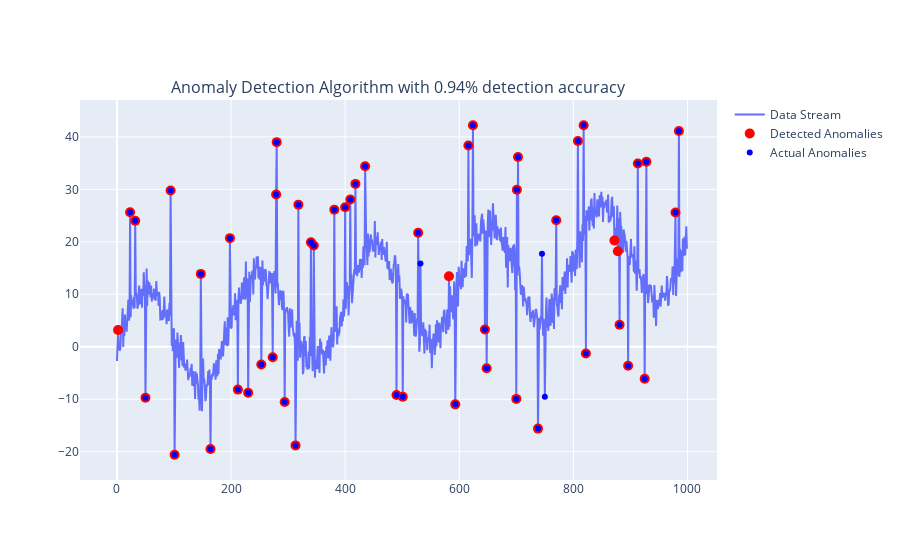

Source (notebook cell):
### Markdown cell above
## Running the algorithm

### Code cell
# Main execution with fixed parameters
def main():
    # Generate the data stream with anomalies
    data_stream, actual_anomalies = simulate_data_stream_with_anomalies(data_length, seasonal_amplitude, noise_level, drift_rate, anomaly_percentage)
    
    # Run the anomaly detection model using the fixed parameters
    anomalies_detected = ewma_z_score_anomaly_detection(data_stream)

    # Print performance score
    anomaly_score = print_performance_score(anomalies_detected, actual_anomalies)
    
    # Run real-time visualization, displaying up to 500 points for demonstration
    plot_real_time_full_history(data_stream[:1000], anomalies_detected[:1000], actual_anomalies, run_number=anomaly_score)

# Execute the main function
main()

### Figure 1 — Plotly figure (JSON) as saved in the notebook; plotly's stock layout.template omitted (floating-point values rounded to 4 significant figures; data arrays with more than 128 entries replaced by an {"elided": "..."} marker saying what was removed)
{"data": [{"mode": "lines", "name": "Data Stream", "type": "scatter", "x": {"elided": "1000 int values"}, "y": {"elided": "1000 float values"}}, {"marker": {"color": "red", "size": 10, "symbol": "circle"}, "mode": "markers", "name": "Detected Anomalies", "type": "scatter", "x": [2, 23, 32, 50, 94, 101, 147, 164, 198, 212, 230, 253, 273, 279, 280, 294, 313, 318, 340, 345, 381, 400, 409, 418, 435, 490, 501, 528, 582, 593, 616, 624, 645, 648, 700, 701, 703, 738, 770, 808, 818, 822, 872, 878, 881, 896, 913, 925, 928, 979, 985], "y": [3.21, 25.63, 24.02, -9.716, 29.76, -20.58, 13.89, -19.48, 20.7, -8.164, -8.75, -3.381, -2.006, 29.02, 38.99, -10.51, -18.8, 27.08, 19.9, 19.31, 26.13, 26.59, 28.06, 31.03, 34.39, -9.194, -9.531, 21.73, 13.44, -10.98, 38.36, 42.21, 3.279, -4.078, -9.931, 29.92, 36.15, -15.59, 24.1, 39.23, 42.2, -1.282, 20.26, 18.21, 4.208, -3.61, 34.91, -6.089, 35.25, 25.58, 41.13]}, {"marker": {"color": "blue", "size": 6}, "mode": "markers", "name": "Actual Anomalies", "type": "scatter", "x": [23, 32, 50, 94, 101, 147, 164, 198, 212, 230, 253, 273, 279, 280, 294, 313, 318, 340, 345, 381, 400, 409, 418, 435, 490, 501, 528, 532, 593, 616, 624, 645, 648, 700, 701, 703, 738, 745, 750, 770, 808, 818, 822, 881, 896, 913, 925, 928, 979, 985], "y": [25.63, 24.02, -9.716, 29.76, -20.58, 13.89, -19.48, 20.7, -8.164, -8.75, -3.381, -2.006, 29.02, 38.99, -10.51, -18.8, 27.08, 19.9, 19.31, 26.13, 26.59, 28.06, 31.03, 34.39, -9.194, -9.531, 21.73, 15.86, -10.98, 38.36, 42.21, 3.279, -4.078, -9.931, 29.92, 36.15, -15.59, 17.71, -9.504, 24.1, 39.23, 42.2, -1.282, 4.208, -3.61, 34.91, -6.089, 35.25, 25.58, 41.13]}], "layout": {"annotations": [{"font": {"size": 16}, "showarrow": false, "text": "Anomaly Detection Algorithm with 0.94% detection accuracy", "x": 0.5, "xanchor": "center", "xref": "paper", "y": 1, "yanchor": "bottom", "yref": "paper"}], "autosize": true, "xaxis": {"anchor": "y", "autorange": true, "domain": [0, 1], "range": [-66.15, 1053.0], "type": "linear"}, "yaxis": {"anchor": "x", "autorange": true, "domain": [0, 1], "range": [-26.98, 48.62], "type": "linear"}}}
